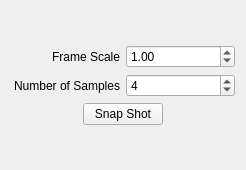
<ui version="4.0" >
 <class>SnapShot</class>
 <widget class="QWidget" name="SnapShot" >
  <property name="geometry" >
   <rect>
    <x>0</x>
    <y>0</y>
    <width>246</width>
    <height>170</height>
   </rect>
  </property>
  <property name="windowTitle" >
   <string>SnapShot</string>
  </property>
  <layout class="QVBoxLayout" >
   <item>
    <spacer>
     <property name="orientation" >
      <enum>Qt::Vertical</enum>
     </property>
     <property name="sizeHint" >
      <size>
       <width>20</width>
       <height>40</height>
      </size>
     </property>
    </spacer>
   </item>
   <item>
    <layout class="QHBoxLayout" >
     <item>
      <widget class="QLabel" name="label" >
       <property name="text" >
        <string>Frame Scale</string>
       </property>
       <property name="alignment" >
        <set>Qt::AlignRight|Qt::AlignTrailing|Qt::AlignVCenter</set>
       </property>
      </widget>
     </item>
     <item>
      <widget class="QDoubleSpinBox" name="_frameScale" >
       <property name="value" >
        <double>1.000000000000000</double>
       </property>
      </widget>
     </item>
    </layout>
   </item>
   <item>
    <layout class="QHBoxLayout" >
     <item>
      <widget class="QLabel" name="label_2" >
       <property name="text" >
        <string>Number of Samples</string>
       </property>
       <property name="alignment" >
        <set>Qt::AlignRight|Qt::AlignTrailing|Qt::AlignVCenter</set>
       </property>
      </widget>
     </item>
     <item>
      <widget class="QSpinBox" name="_numSamples" >
       <property name="minimum" >
        <number>1</number>
       </property>
       <property name="value" >
        <number>4</number>
       </property>
      </widget>
     </item>
    </layout>
   </item>
   <item>
    <layout class="QHBoxLayout" >
     <item>
      <spacer>
       <property name="orientation" >
        <enum>Qt::Horizontal</enum>
       </property>
       <property name="sizeHint" >
        <size>
         <width>40</width>
         <height>20</height>
        </size>
       </property>
      </spacer>
     </item>
     <item>
      <widget class="QPushButton" name="_snapShotButton" >
       <property name="text" >
        <string>Snap Shot</string>
       </property>
      </widget>
     </item>
     <item>
      <spacer>
       <property name="orientation" >
        <enum>Qt::Horizontal</enum>
       </property>
       <property name="sizeHint" >
        <size>
         <width>40</width>
         <height>20</height>
        </size>
       </property>
      </spacer>
     </item>
    </layout>
   </item>
   <item>
    <spacer>
     <property name="orientation" >
      <enum>Qt::Vertical</enum>
     </property>
     <property name="sizeHint" >
      <size>
       <width>20</width>
       <height>40</height>
      </size>
     </property>
    </spacer>
   </item>
  </layout>
 </widget>
 <resources/>
 <connections/>
</ui>
